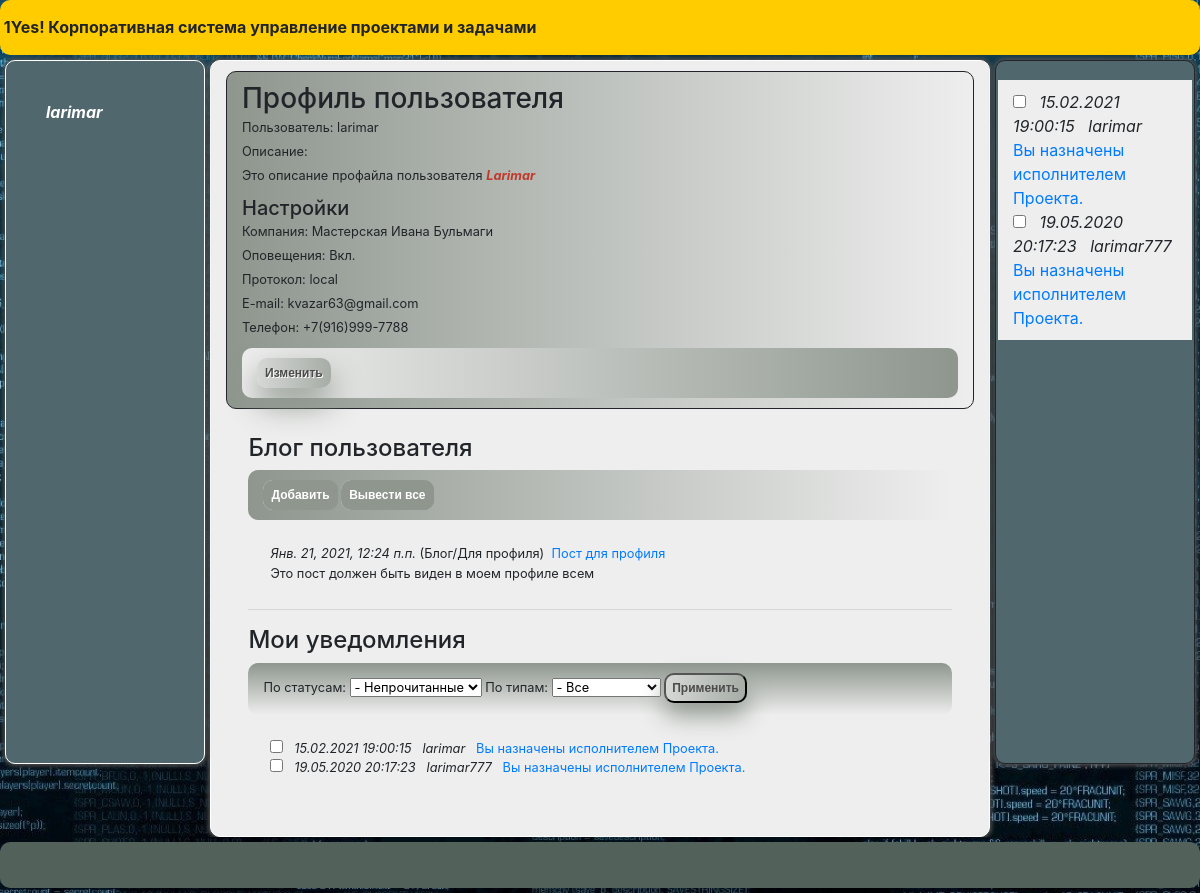
The app's page /accounts/profile0/ (signed in) with its own data.
### main/models.py (models this page shows, shortened)
class Notification(models.Model):
    objecttype = models.ForeignKey('Meta_ObjectType', limit_choices_to={'is_active':True}, on_delete=models.CASCADE, related_name='meta_objecttype', verbose_name="Тип Объекта")
    objectid = models.PositiveIntegerField("ID объекта", default=0)
    datecreate = models.DateTimeField("Дата", auto_now_add=True)
    author = models.ForeignKey('auth.User', on_delete=models.CASCADE, verbose_name="Автор")
    type = models.ForeignKey('Dict_ProtocolType', limit_choices_to={'is_active':True}, on_delete=models.CASCADE, related_name='protocol_type', verbose_name="Тип")
    sendfrom = models.CharField("От кого", max_length=64, blank=True, null=True)
    theme = models.CharField("Тема", max_length=256, blank=True, null=True)
    text = RichTextUploadingField("Текст", max_length=1024)
    recipient = models.ForeignKey('auth.User', on_delete=models.CASCADE, blank=True, null=True, related_name='notify_recipient', verbose_name="Получатель")
    sendto = models.CharField("Кому", max_length=64, blank=True, null=True)
    datesent = models.DateTimeField("Момент отправки", auto_now_add=False, blank=True, null=True)
    dateread = models.DateTimeField("Момент прочтения", auto_now_add=False, blank=True, null=True)
    response = models.CharField("Ответ", max_length=128, blank=True, null=True)
    is_sent = models.BooleanField("Отправлено", default=False)
    is_read = models.BooleanField("Прочитано", default=False)
    is_active = models.BooleanField("Активность", default=True)
    class Meta:
        verbose_name = 'Оповещение'
        verbose_name_plural = 'Оповещения'

class Dict_ProtocolType(models.Model):
    name = models.CharField("Наименование", max_length=64)
    sort = models.PositiveSmallIntegerField(default=1, blank=True, null=True)
    name_lang = models.CharField("Перевод", max_length=64, blank=True, null=True)
    is_active = models.BooleanField("Активность", default=True)
    class Meta:
        ordering = ('sort',)
        verbose_name = 'Протокол оповещения'
        verbose_name_plural = 'Протоколы оповещений'

### accounts/models.py (models this page shows, shortened)
class UserProfile(models.Model):
    user = models.OneToOneField('auth.User', on_delete=models.CASCADE, related_name='result_user_profile', verbose_name="Пользователь")
    company = models.ForeignKey('companies.Company', blank=True, null=True, on_delete=models.CASCADE, related_name='result_company_profile', verbose_name="Организация")
    is_notify = models.BooleanField("Оповещать", default=True)
    protocoltype = models.ForeignKey('main.Dict_ProtocolType', blank=True, null=True, on_delete=models.CASCADE, related_name='result_protocol_type', verbose_name="Протокол оповещения")
    email = models.CharField("E-mail", max_length=64, blank=True, null=True)
    phone = models.CharField("Телефон", max_length=16, blank=True, null=True)
    description = RichTextUploadingField("Описание", blank=True, null=True)
    is_active = models.BooleanField("Активность", default=True)
    class Meta:
        verbose_name = 'Профиль Пользователя'
        verbose_name_plural = 'Профили Пользователей'

### companies/models.py (models this page shows, shortened)
class Company(MPTTModel):
    name = models.CharField("Наименование", max_length=64)
    description = RichTextUploadingField("Описание")
    parent = TreeForeignKey('self', null=True, blank=True, limit_choices_to={'is_active':True}, on_delete=models.CASCADE, related_name='company_children', verbose_name="Головная организация")
    currency = models.ForeignKey('finance.Dict_Currency', on_delete=models.CASCADE, related_name='company_currency', verbose_name="Валюта")
    structure_type = models.ForeignKey('Dict_CompanyStructureType', limit_choices_to={'is_active':True}, on_delete=models.CASCADE, related_name='company_structure_type', verbose_name="Тип в оргструктуре")
    type = models.ForeignKey('Dict_CompanyType', limit_choices_to={'is_active':True}, on_delete=models.CASCADE, related_name='company_type', verbose_name="Тип")
    datecreate = models.DateTimeField("Создана", auto_now_add=True)
    author = models.ForeignKey('auth.User', on_delete=models.CASCADE, verbose_name="Автор")
    is_active = models.BooleanField("Активность", default=True)
    class MPTTMeta:
        order_insertion_by = ['name']
    class Meta:
        verbose_name = 'Организация'
        verbose_name_plural = 'Организации'

class Content(models.Model):
    name = models.CharField("Заголовок", max_length=1024)
    announcement = models.TextField("Анонс", max_length=10240, blank=True, null=True)
    description = RichTextUploadingField("Текст", blank=True, null=True)
    datebegin = models.DateTimeField("Начало")
    dateend = models.DateTimeField("Окончание")
    is_ontop = models.BooleanField("Всегда наверху", default=False)
    type = models.ForeignKey('Dict_ContentType', limit_choices_to={'is_active':True}, on_delete=models.CASCADE, related_name='content_type', verbose_name="Тип")
    company = models.ManyToManyField('Company', related_name='content_companies', verbose_name="Организации")
    datecreate = models.DateTimeField("Создан", auto_now_add=True)
    author = models.ForeignKey('auth.User', on_delete=models.CASCADE, verbose_name="Автор")
    place = models.ForeignKey('Dict_ContentPlace', limit_choices_to={'is_active':True}, on_delete=models.CASCADE, related_name='content_place', verbose_name="Место")
    is_active = models.BooleanField("Активность", default=True)
    class Meta:
        ordering = ('-is_ontop','-id')
        verbose_name = 'Контент'
        verbose_name_plural = 'Контент'

class Dict_ContentType(models.Model):
    name = models.CharField("Наименование", max_length=64)
    sort = models.PositiveSmallIntegerField(default=1, blank=True, null=True)
    name_lang = models.CharField("Перевод", max_length=64, blank=True, null=True)
    is_active = models.BooleanField("Активность", default=True)
    class Meta:
        ordering = ('sort',)
        verbose_name = 'Тип контента'
        verbose_name_plural = 'Типы контента'
    def __str__(self):
        return (self.name)

class Dict_ContentPlace(models.Model):
    name = models.CharField("Наименование", max_length=64)
    sort = models.PositiveSmallIntegerField(default=2, blank=True, null=True)
    name_lang = models.CharField("Перевод", max_length=64, blank=True, null=True)
    is_active = models.BooleanField("Активность", default=True)
    class Meta:
        ordering = ('sort',)
        verbose_name = 'Место отображения контента'
        verbose_name_plural = 'Места отображения контента'
    def __str__(self):
        return (self.name)

### accounts/views.py (the view)
# urls.py: path('profile0/', views.UserProfileDetail, name='userprofile_detail0'),
@login_required   # декоратор для перенаправления неавторизованного пользователя на страницу авторизации
def UserProfileDetail(request, userid=0, param=''):
    companies_id = request.session['_auth_user_companies_id']
    if userid == 0:
       userid = request.user.id
       if param == 'all':
          content_list = Content.objects.filter(author_id=userid).annotate(cnt=Count('id'))
       else:
          content_list = Content.objects.filter(author_id=userid, is_active=True, datebegin__lte=datetime.now(), dateend__gte=datetime.now(), place_id=3).annotate(cnt=Count('id'))
    else:
       content_list = Content.objects.filter(author_id=userid, is_active=True, datebegin__lte=datetime.now(), dateend__gte=datetime.now(), place_id=3).annotate(cnt=Count('id'))
    user_profile = UserProfile.objects.get(user=userid, is_active=True) #.company_id
    notification_list = Notification.objects.filter(recipient_id=userid, is_active=True, is_read=False, type_id=3)
    metaobjecttype_list = Meta_ObjectType.objects.filter(is_active=True)
    button_userprofile_update = 'Изменить'
    prompt_is_notify = 'Вкл.'
    if user_profile.is_notify == False:
       prompt_is_notify = 'Выкл.'
    return render(request, 'userprofile_detail.html', {
                                                       'user_profile': user_profile,
                                                       'button_userprofile_update': button_userprofile_update,
                                                       'content_list': content_list,
                                                       'user_companies': companies_id,
                                                       'prompt_is_notify': prompt_is_notify,
                                                       'notification_list': notification_list.distinct().order_by("-datecreate"),
                                                       'metaobjecttype_list': metaobjecttype_list.distinct().order_by(),
                                                       'status_selectid': '2',
                                                       'metaobjecttype_selectid': '0',
                                                      })

### templates/userprofile_detail.html (shortened to what this page needs)
{% extends 'base.html' %}
{% block profile %}
      <div class="object-detail">
         <h3>Профиль пользователя</h3>
         <p>Пользователь: {{ user_profile.user.username }}</p>
         <p>Описание: {% autoescape off %}{{ user_profile.description }}{% endautoescape %}</p>
         {% if user_profile.user.id == user.id %}
            <h5>Настройки</h5>
            <p>Компания: {{ user_profile.company.name }}</p>
            <p>Оповещения: {{ prompt_is_notify }} </p>
            <p>Протокол: {{ user_profile.protocoltype.name }}</p>
            <p>E-mail: {{ user_profile.email }}</p>
            <p>Телефон: {{ user_profile.phone }}</p>
            <div class="object-detail-buttons">
               <a href="{% url 'my_account:userprofile_update' user_profile.pk %}">{{ button_userprofile_update }}</a>
            </div>
         {% endif %}
      </div>
      <div class="object-list">
         <h4>Блог пользователя</h4>
         {% if user_profile.user.id == user.id %}
            <div class="object-list-buttons">
               <a href="{% url 'my_company:content_create' %}">Добавить</a>
               <a href="{% url 'my_account:userprofile_detail' 0 'all' %}">Вывести все</a>
            </div>
         {% endif %}
         <div class="object-list">
            {% for content in content_list %}
               <em>{{ content.datecreate }}</em>&nbsp;({{ content.type }}/{{ content.place }})&nbsp;
               <a href="{% url 'my_company:content_detail' content.pk %}">{{ content.name }}</a>
               <br />
               {% if content.announcement %}
                  {{ content.announcement }}
               {% else %}
                  {% autoescape off %}{{ content.description }}{% endautoescape %}
               {% endif %}
            {% endfor %}
         </div>
         <hr>
         {% if user_profile.user.id == user.id %}
            <div id="ajax_listresult">{% include 'notifies.html' %}</div>
         {% endif %}
      </div>
{% endblock profile %}
{% block sidebar %}
   {% if user_profile.user.id == user.id %}
      <div id="ajax_listresult">{% include 'notify_list.html' %}</div>
   {% endif %}
{% endblock %}

### templates/base.html (shortened to what this page needs)
<!DOCTYPE html>
<html lang="en">
    <head>
        {% load static %}
        <link rel="stylesheet" href="{% static 'css/three.css' %}">
        <link rel="stylesheet" href="{% static 'css/hint.css' %}">
        <link rel="stylesheet" href="https://stackpath.bootstrapcdn.com/bootstrap/4.4.1/css/bootstrap.min.css">
        <div class="header">
           <strong>&nbsp;1Yes! Корпоративная система управление проектами и задачами</strong>
        </div>
    </head>
    <body>
       <div class="layout">
         <div class='sidebar'>
            {% block sidebar %}
            {% endblock %}
         </div>
          {% if user.is_authenticated %}
             <div class="menu">
                <ul>{% load menubuilder %}{% menu main_menu %}
                    <br />
                    <span class="hint hint--bottom hint--info" data-hint="Профиль"><a href="{% url 'my_account:userprofile_detail' user.id ' ' %}"><b><i>{{ user.username }}</i></b></a></span>
                </ul>
             </div>
             <div class="content">
                {% block profile %}
                {% endblock %}
             </div>
          {% else %}
               <ul>{% load menubuilder %}{% menu logout_menu %}
          {% endif %}
       </div>
       <div class='footer'>
       </div>
    </body>
</html>

### templates/notify_list.html
   <div class="object-list">
      {% for notification in notification_list %}
         <span class="hint hint--bottom hint--info" data-hint="Отметить прочитанным"><input type="checkbox" value="{{notification.id}}" name="myCheck_{{notification.id}}" /></span>&nbsp;&nbsp;&nbsp;<em>{{ notification.datecreate|date:"d.m.Y H:i:s" }}&nbsp;&nbsp;&nbsp;{{ notification.author.username }}</em>&nbsp;&nbsp;&nbsp;<span class="hint hint--bottom hint--info" data-hint="{{ notification.text }}">
             {% if notification.objecttype.shortname == 'prj' %}
                <a href="{% url 'my_project:tasks' notification.objectid 0 %}">{{ notification.theme }}</a>
             {% elif notification.objecttype.shortname == 'tsk' %}
                <a href="{% url 'my_project:taskcomments' notification.objectid %}">{{ notification.theme }}</a>
             {% else %}
                {{ notification.theme }}
             {% endif %}
         </span>
         <br />
      {% endfor %}
   </div>

### templates/notifies.html (shortened to what this page needs)
<h4>Мои уведомления</h4>
<div id="ajax_listresult">
   <form method="GET">
      <div class="object-list-filters">
         <label>По статусам: </label>
         <select name="select-status" id="statusselectid" class="select-status">
            <option value="2" {% ifequal "2" status_selectid %} selected="selected" {% endifequal %}>- Непрочитанные</option>
         </select>
         <label>По типам: </label>
         <select name="select-metaobjecttype" id="metaobjecttypeselectid"  class="select-metaobjecttype">
            <option value="0" {% ifequal 0 metaobjecttype_selectid|add:"0" %} selected="selected" {% endifequal %}>- Все</option>
         </select>
         <button id="selection-button" type="submit" method="GET" class="object-filter-button">Применить</button>
      </div>
   </form>
   {% include 'notify_list.html' %}
</div>

### records on screen
Notification: datecreate "15.02.2021 19:00:15", author.username "larimar", theme "Вы назначены исполнителем Проекта."
Notification: datecreate "19.05.2020 20:17:23", author.username "larimar777", theme "Вы назначены исполнителем Проекта."
UserProfile: user.username "larimar", description "Это описание профайла пользователя Larimar", company.name "Мастерская Ивана Бульмаги", protocoltype.name "local", email "kvazar63@gmail.com", phone "+7(916)999-7788"
Content: datecreate "Янв. 21, 2021, 12:24 п.п.", type "Блог", place "Для профиля", name "Пост для профиля", announcement "Это пост должен быть виден в моем профиле всем"

### other values on screen
{{ user.username }} "larimar"
{{ prompt_is_notify }} "Вкл."
{{ button_userprofile_update }} "Изменить"
